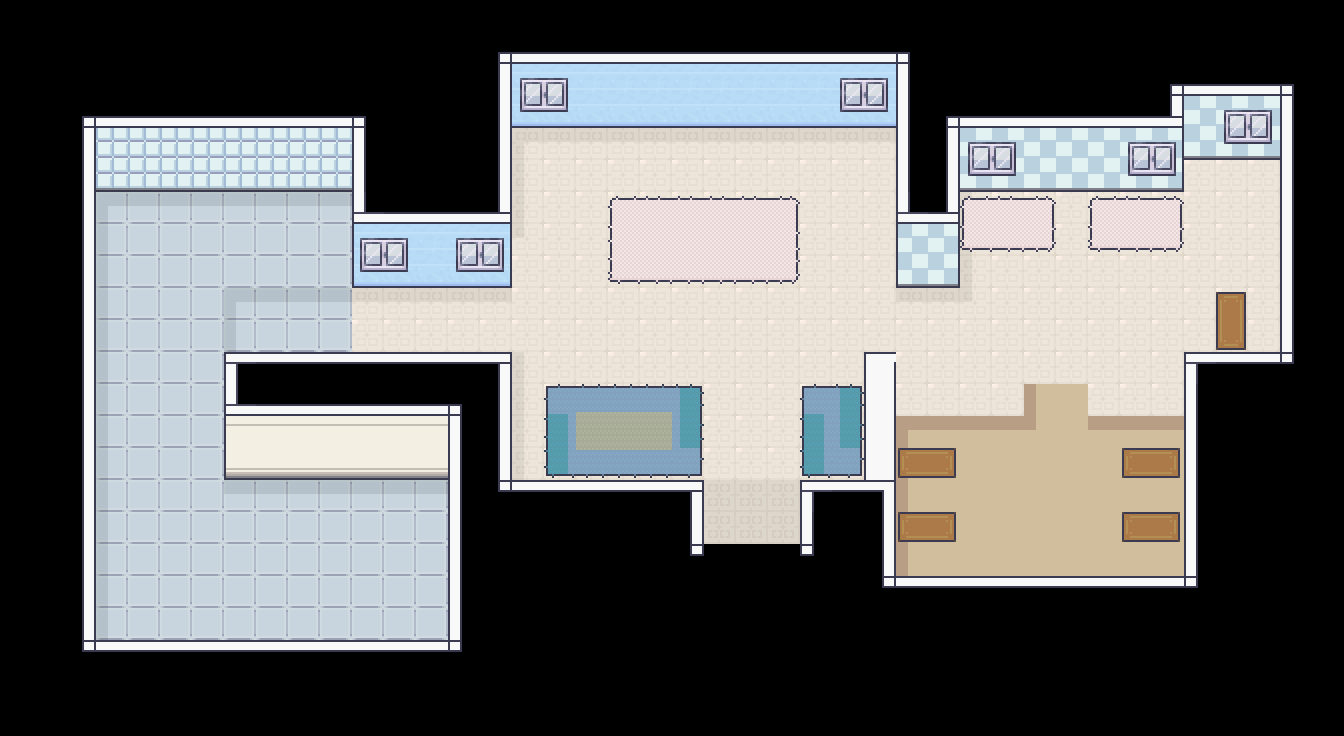

A 2D game scene composited from a Tiled map and its tileset images. What follows is a short description and the map's XML, with each tile layer's data collapsed to a summary:
An orthogonal 42x23 tile map with 32x32 px tiles, 4 tile layers (floor, walls, carpets, windows), 4 tilesets and 103 objects (3x scene, 2x npc_spawn, zone, player_city).

<map version="1.10" tiledversion="1.10.1" orientation="orthogonal" renderorder="right-down" width="42" height="23" tilewidth="32" tileheight="32" infinite="0" nextlayerid="9" nextobjectid="152">
 <tileset firstgid="1" source="../TSX/Room_Builder.tsx" />
 <tileset firstgid="8285" source="../TSX/hospital_singles.tsx" />
 <tileset firstgid="8340" source="../TSX/hospital_tiles.tsx" />
 <tileset firstgid="8460" source="../TSX/window.tsx" />
 <layer id="2" name="floor" width="42" height="23">
  <data>[966 cells, 382 non-empty, 15 distinct tile ids]</data>
 </layer>
 <layer id="1" name="walls" width="42" height="23">
  <data>[966 cells, 249 non-empty, 29 distinct tile ids]</data>
 </layer>
 <layer id="4" name="carpets" width="42" height="23">
  <data>[966 cells, 61 non-empty, 23 distinct tile ids]</data>
 </layer>
 <layer id="7" name="windows" width="42" height="23">
  <data>[966 cells, 28 non-empty, 4 distinct tile ids]</data>
 </layer>
 <objectgroup id="3" name="furniture">
  <object id="1" gid="8290" x="896" y="576" width="64" height="64" />
  <object id="2" gid="8289" x="896" y="512" width="64" height="64" />
  <object id="3" gid="8287" x="1120" y="512" width="64" height="64" />
  <object id="4" gid="8286" x="1120" y="448" width="64" height="64" />
  <object id="5" gid="8285" x="1120" y="576" width="64" height="64" />
  <object id="6" gid="8291" x="896" y="456" width="64" height="96" />
  <object id="7" gid="8292" x="1088" y="456" width="32" height="96" />
  <object id="8" gid="8293" x="896" y="472" width="64" height="64" />
  <object id="10" gid="8297" x="1152" y="488" width="32" height="64" />
  <object id="11" gid="8296" x="898" y="544" width="32" height="64" />
  <object id="12" gid="8295" x="1152" y="552" width="32" height="64" />
  <object id="13" gid="8298" x="960" y="448" width="64" height="64" />
  <object id="14" gid="8299" x="1136" y="416" width="32" height="64" />
  <object id="15" gid="8301" x="1184" y="192" width="96" height="64" />
  <object id="16" gid="8302" x="504" y="168" width="64" height="96" />
  <object id="17" gid="8300" x="808" y="160" width="96" height="64" />
  <object id="18" gid="8304" x="576" y="288" width="256" height="96" />
  <object id="20" gid="8303" x="897" y="288" width="64" height="64" />
  <object id="22" gid="8305" x="640" y="164" width="64" height="96" />
  <object id="23" gid="8306" x="568" y="164" width="64" height="96" />
  <object id="25" gid="8305" x="744" y="164" width="64" height="96" />
  <object id="26" gid="8307" x="712" y="164" width="32" height="96" />
  <object id="27" gid="8308" x="632" y="240" width="32" height="42" />
  <object id="28" gid="8308" x="704" y="256" width="32" height="42" />
  <object id="29" gid="8312" x="960" y="212" width="96" height="36" />
  <object id="30" gid="8311" x="1147" y="212" width="32" height="36" />
  <object id="31" gid="8311" x="1110" y="212" width="32" height="36" />
  <object id="32" gid="8310" x="984" y="288" width="64" height="64" />
  <object id="33" gid="8309" x="1112" y="288" width="64" height="64" />
  <object id="35" gid="8313" x="1061" y="212" width="44" height="66" />
  <object id="48" gid="8315" x="1232" y="352" width="46" height="84" />
  <object id="49" gid="8316" x="1248" y="304" width="32" height="96" />
  <object id="67" gid="8310" x="576" y="426" width="64" height="64" />
  <object id="68" gid="8315" x="816" y="480" width="46" height="84" />
  <object id="69" gid="8316" x="835" y="428" width="32" height="96" />
  <object id="70" gid="8317" x="647" y="414" width="64" height="48" />
  <object id="72" gid="8318" x="512" y="442" width="42" height="56" />
  <object id="73" gid="8319" x="512" y="410" width="42" height="56" />
  <object id="76" gid="8320" x="568" y="480" width="96" height="54" />
  <object id="77" gid="8321" x="517" y="476" width="44" height="62" />
  <object id="78" gid="8323" x="160" y="480" width="64" height="64" />
  <object id="79" gid="8322" x="128" y="480" width="32" height="64" />
  <object id="80" gid="8322" x="96" y="480" width="32" height="64" />
  <object id="81" gid="8324" x="112" y="200" width="64" height="64" />
  <object id="82" gid="8324" x="272" y="200" width="64" height="64" />
  <object id="83" gid="8325" x="176" y="168" width="32" height="18" />
  <object id="84" gid="8325" x="240" y="168" width="32" height="18" />
  <object id="85" gid="8298" x="192" y="224" width="64" height="64" />
  <object id="92" gid="8323" x="224" y="292" width="64" height="64" />
  <object id="93" gid="8322" x="288" y="292" width="32" height="64" />
  <object id="94" gid="8322" x="320" y="292" width="32" height="64" />
  <object id="95" gid="8326" x="214" y="354" width="32" height="128" />
  <object id="96" gid="8327" x="312" y="552" width="64" height="128" />
  <object id="97" gid="8328" x="386" y="512" width="64" height="64" />
  <object id="98" gid="8329" x="344" y="584" width="32" height="64" />
  <object id="99" gid="8330" x="224" y="504" width="76" height="77" />
  <object id="100" gid="8331" x="160" y="520" width="64" height="96" />
  <object id="101" gid="8332" x="384" y="656" width="64" height="64" />
  <object id="102" gid="8333" x="96" y="640" width="32" height="34" />
  <object id="103" gid="8333" x="416" y="568" width="32" height="34" />
  <object id="104" gid="8328" x="128" y="648" width="64" height="64" />
  <object id="105" gid="8334" x="384" y="456" width="56" height="31" />
  <object id="106" gid="8335" x="88" y="608" width="64" height="96" />
  <object id="107" gid="8336" x="312" y="440" width="64" height="32" />
  <object id="108" gid="8337" x="96" y="328" width="32" height="96" />
  <object id="110" gid="8338" x="1088" y="416" width="96" height="64" />
  <object id="111" gid="8339" x="896" y="416" width="128" height="64" />
 </objectgroup>
 <objectgroup id="5" name="collision">
  <object id="112" x="800" y="480" width="14" height="76" />
  <object id="113" x="704" y="544" width="96" height="12" />
  <object id="114" x="690" y="480" width="14" height="76" />
  <object id="115" x="814" y="480" width="82" height="12" />
  <object id="116" x="882" y="492" width="14" height="96" />
  <object id="117" x="896" y="576" width="302" height="12" />
  <object id="118" x="1184" y="352" width="14" height="224" />
  <object id="119" x="1198" y="352" width="96" height="12" />
  <object id="120" x="498" y="480" width="192" height="12" />
  <object id="121" x="498" y="352" width="14" height="128" />
  <object id="122" x="224" y="352" width="274" height="12" />
  <object id="123" x="224" y="364" width="14" height="104" />
  <object id="124" x="224" y="468" width="238" height="12" />
  <object id="127" x="448" y="480" width="14" height="172" />
  <object id="128" x="82" y="640" width="366" height="12" />
  <object id="129" x="82" y="192" width="14" height="448" />
  <object id="130" x="82" y="181" width="284" height="11" />
  <object id="131" x="352" y="192" width="14" height="96" />
  <object id="132" x="498" y="128" width="14" height="160" />
  <object id="133" x="365" y="276" width="133" height="12" />
  <object id="134" x="498" y="116" width="412" height="12" />
  <object id="135" x="896" y="128" width="14" height="160" />
  <object id="136" x="946" y="192" width="14" height="96" />
  <object id="137" x="911" y="274" width="35" height="14" />
  <object id="138" x="946" y="176" width="238" height="16" />
  <object id="139" x="1172" y="146" width="122" height="14" />
  <object id="140" x="1171" y="160" width="13" height="16" />
  <object id="141" x="1280" y="160" width="14" height="192" />
  <object id="142" x="864" y="404" width="32" height="76" />
 </objectgroup>
 <objectgroup id="6" name="triggers">
  <!-- 7 objects omitted --></objectgroup>
 <objectgroup id="8" name="positions">
  <!-- 3 objects omitted --></objectgroup>
</map>
<!-- 7 of 103 objects omitted -->
